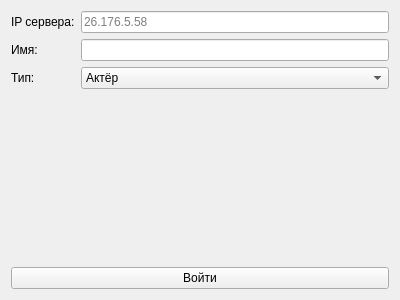
<?xml version="1.0" encoding="UTF-8"?>
<ui version="4.0">
 <class>LoginWindow</class>
 <widget class="QWidget" name="LoginWindow">
  <property name="geometry">
   <rect>
    <x>0</x>
    <y>0</y>
    <width>400</width>
    <height>300</height>
   </rect>
  </property>
  <property name="windowTitle">
   <string>Вход</string>
  </property>
  <layout class="QVBoxLayout" name="verticalLayout">
   <item>
    <layout class="QFormLayout" name="formLayout">
     <item row="0" column="0">
      <widget class="QLabel" name="label">
       <property name="text">
        <string>IP сервера:</string>
       </property>
      </widget>
     </item>
     <item row="0" column="1">
      <widget class="QLineEdit" name="editIP">
       <property name="placeholderText">
        <string>26.176.5.58</string>
       </property>
      </widget>
     </item>
     <item row="1" column="0">
      <widget class="QLabel" name="label_2">
       <property name="text">
        <string>Имя:</string>
       </property>
      </widget>
     </item>
     <item row="1" column="1">
      <widget class="QLineEdit" name="editName"/>
     </item>
     <item row="2" column="0">
      <widget class="QLabel" name="label_3">
       <property name="text">
        <string>Тип:</string>
       </property>
      </widget>
     </item>
     <item row="2" column="1">
      <widget class="QComboBox" name="cboxType">
       <item>
        <property name="text">
         <string>Актёр</string>
        </property>
       </item>
       <item>
        <property name="text">
         <string>Зритель</string>
        </property>
       </item>
      </widget>
     </item>
    </layout>
   </item>
   <item>
    <widget class="QPushButton" name="btnLogin">
     <property name="text">
      <string>Войти</string>
     </property>
    </widget>
   </item>
  </layout>
 </widget>
 <resources/>
 <connections/>
</ui>
